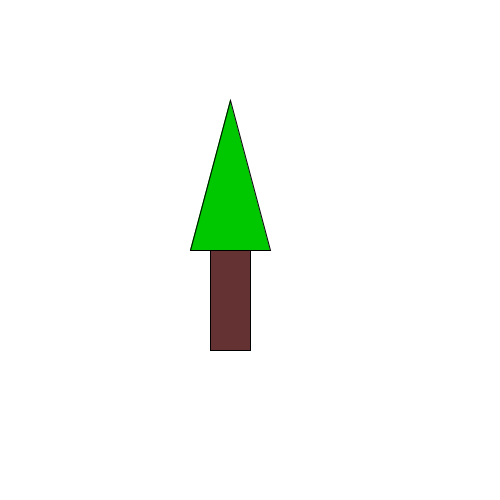
Frame 1 (no input)
Frame 60 (the mouse pressed at the canvas centre just before this capture): identical to frame 1, image omitted
Frame 120 (the mouse held since frame 60 and released just before this capture): identical to frame 1, image omitted

The Processing sketch that drew this single still picture (run headless with seeded random() and noise(); from frame 60 on, the mouse is pressed at the canvas centre):

// Processing sketch: H09Opd9
// ── H09Opd9.pde


void setup(){
  size(500,500);
 
}

void draw(){
  background(255,255,255);
  mijnVoid();
}



void mijnVoid(){
  fill(100,50,50);
  rect(210,250,40,100);
  fill(0,200,0);
  triangle(190,250,270,250,230,100);
}
